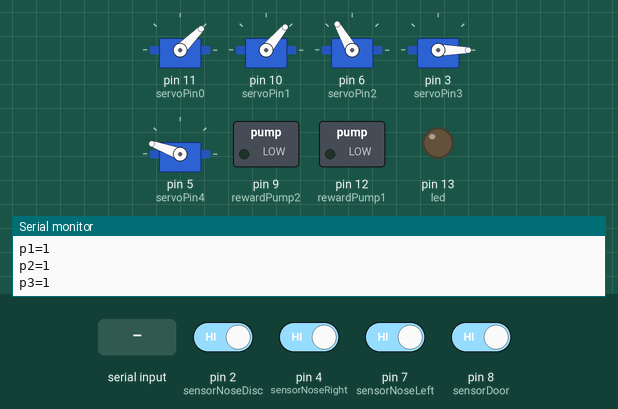
Bench run of a sketch on a simulated Arduino Uno, built with avr-gcc and run on an emulated ATmega328P. On the bench: 5 × servo, switched loads named in the sketch (green lamp = pin HIGH), output pins drawn as LEDs (lit = HIGH), the last lines printed to the serial monitor. Inputs (shaded band) come from the test bench; at power-on: pin 2 (sensorNoseDisc), pin 4 (sensorNoseRight), pin 7 (sensorNoseLeft), pin 8 (sensorDoor) HIGH.

Above: at 2.2 s.
2.3 s: "disc\n" received over Serial
At 2.81 s:
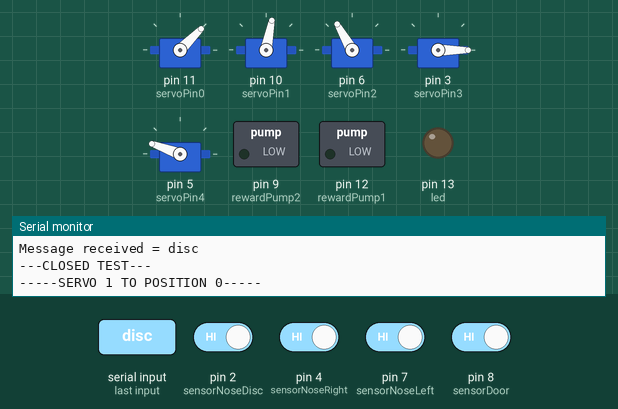
At 3.41 s:
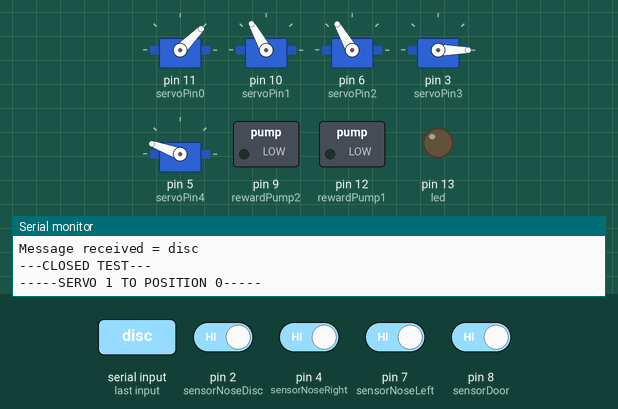
5.3 s: "disc,1\n" received over Serial
At 6.7 s:
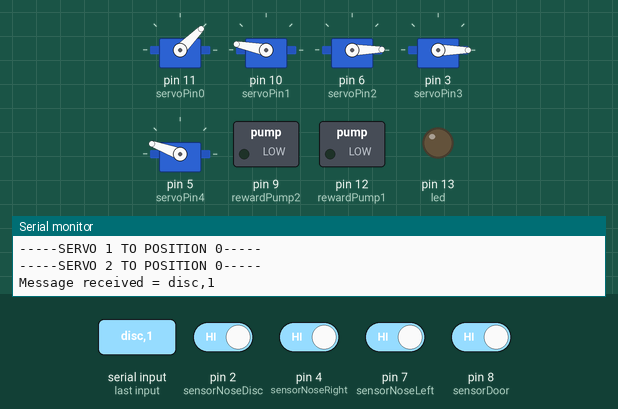
7.4 s: "90,45,200\n" received over Serial
Timing chart, 0 to 10.4 s (numbered marks = the images above; inputs shaded):
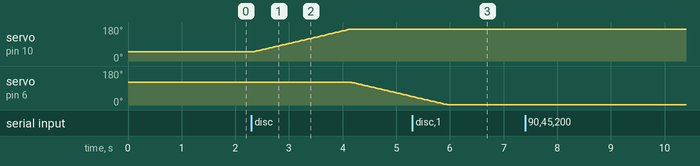

The sketch:

behavior_box.ino
```cpp
#include <Servo.h>
#include <Thread.h>
#include <ThreadController.h>

const unsigned int MAX_MESSAGE_LENGTH = 12; //Maximun lenght of incoming message from USB

const int servoPin0 = 11; //Digital pin of servo 0 (Door Servo)
const int servoPin1 = 10; //Digital pin of servo 1 (Discrimination Servo Left)
const int servoPin2 = 6;  //Digital pin of servo 2 (Discrimination Servo Right)
const int servoPin3 = 3;  //Digital pin of servo 3 (Left Reward Servo)
const int servoPin4 = 5;  //Digital pin of servo 4 (Right Reward Servo)
const int rewardPump1 = 12; //Pump relay of left reward
const int rewardPump2 = 9; //Pump relay of right reward
const int sensorNoseDisc = 2; //Nose Poke Discrimination Sensor pin
const int sensorNoseLeft = 7; //Nose Poke Left Reward pin
const int sensorNoseRight = 4; //Nose Poke Right Reward pin
const int sensorDoor = 8; //Door Sensor
const int led = 13; //Arduino Led for debug

const int delayReadSensor = 100; //Time in ms to update the sensor values
const int delaySendSerial = 200; //Time in ms to send serial information
const int delayReadSerial = 100; //Time in ms to verifyu and read Serial information

//Struct with all Servo information
struct servo_struct {
  Servo s; //Servo Object
  int pos_current; //Current Position of Servo
  int positions[3];//All precalculated servo positions (0 - Open, 1 - Close, 2 - Large)
};

//Create array of servo structs
struct servo_struct servos[5];

//Auxiliary Global variables
int pos_final, pos_random;
int p, i, j;
//Auxiliary Sensor Value variables
//int sensor_state;
int sensorNoseDiscValue = 0, sensorNoseLeftValue = 0, sensorNoseRightValue = 0, sensorDoorValue = 0;
int sensorNoseDiscValueLast = 2, sensorNoseLeftValueLast = 2, sensorNoseRightValueLast = 2, sensorDoorValueLast = 2;
int firstRead = 0;
int commandValue;
int intValue;
int delayRewardPump = 20; //Time in ms fo the reward pump activation

//Create a place to hold the incoming message
static char message[MAX_MESSAGE_LENGTH];
static unsigned int message_pos = 0;
char inByte;
String messageString;

//Initialize Threads
ThreadController control = ThreadController();
Thread readSensorsThread = Thread();
Thread sendSerialThread = Thread();
Thread readSerialThread = Thread();

//Function to be called with an interval to read the sensors regularly
void readSensors(){
  //Serial.println("-----READING SENSORS-----");
  firstRead = 1;
  sensorNoseLeftValue = digitalRead(sensorNoseLeft);
  sensorNoseRightValue = digitalRead(sensorNoseRight);
  sensorNoseDiscValue = digitalRead(sensorNoseDisc);
  sensorDoorValue = digitalRead(sensorDoor);
}

//Function to send Serial data to USB
void sendSerial(){
  if(firstRead){
    if(sensorNoseDiscValue != sensorNoseDiscValueLast){
      Serial.print("p0=");
      Serial.println(sensorNoseDiscValue);
      sensorNoseDiscValueLast = sensorNoseDiscValue;
    }
    if(sensorDoorValue != sensorDoorValueLast){
      Serial.print("p1=");
      Serial.println(sensorDoorValue);
      sensorDoorValueLast = sensorDoorValue;
    }
    if(sensorNoseLeftValue != sensorNoseLeftValueLast){
      Serial.print("p2=");
      Serial.println(sensorNoseLeftValue);
      sensorNoseLeftValueLast = sensorNoseLeftValue;
    }
    if(sensorNoseRightValue != sensorNoseRightValueLast){
      Serial.print("p3=");
      Serial.println(sensorNoseRightValue);
      sensorNoseRightValueLast = sensorNoseRightValue;
    }
  }
}

//Function to read Serial data from USB
//Commands: (disc=0, disc=1, disc=2), sX=0, sX=1, Where X=0 to 4. Ex: s0=0
void readSerial(){
  //Serial.println("#####READING INFORMATION#####");
  while(Serial.available() > 0){
    //Read the next available byte in the serial receive buffer
    inByte = Serial.read();
    if (inByte != '\n' && (message_pos < MAX_MESSAGE_LENGTH - 1)){
      //Add the incoming byte to our message
      message[message_pos] = inByte;
      message_pos++;
    }
    //Full message received...
    else
    {
      //Add null character to string
      message[message_pos] = '\0';

      //Print the message (or do other things)
      //Or convert to integer and print
      //int number = atoi(message);
      Serial.print("Message received = ");
      Serial.println(message);
      //Apply commands received from USB
      //Divide char array into two strings delimited by '='
      char * command = strtok(message, "=");
      char * value = strtok(NULL, "=");
      char * value2 = strtok(NULL, "\n");
      //Transform char array into integer
      sscanf(value, "%d", &intValue);
      if(strcmp(command,"disc") == 0){
        position_disc(intValue);
        // Serial.print("Disc Wall = ");
        // Serial.println(intValue);

      } else if (command[0] == 's'){
        //'s' command stands for servo
        //Transform single char into integer
        commandValue = command[1] - '0';
        position_servo(commandValue, intValue);
        // Serial.print("Servo ");
        // Serial.print(commandValue);
        // Serial.print(" to position ");
        // Serial.println(intValue);
      } else if (command[0] == 'p'){
        //'p' command stands for pump
        sscanf(value2, "%d", &delayRewardPump);
        // Serial.print("Value = ");
        // Serial.println(value2);
        // Serial.print("DelayPump = ");
        // Serial.println(delayRewardPump);
        activate_pump(intValue);
      } else if (command[0] == 'r'){
        //'r' command stands for reward
        reward(intValue);

      }

      //Reset for the next message
      message_pos = 0;
   }
  }
}

//Function to position any servo to pre-calculated positions
void position_servo(int serv, int pos){
  Serial.print("-----SERVO ");
  Serial.print(serv);
  Serial.print(" TO POSITION ");
  Serial.print(pos);
  Serial.println("-----");
  pos_final = servos[serv].positions[pos];
  if(servos[serv].pos_current < pos_final){
    for(p = servos[serv].pos_current; p < pos_final; p++){
      servos[serv].s.write(p);
      delay(15);
    }
    servos[serv].pos_current = p;
  }else{
    for(p = servos[serv].pos_current; p > pos_final; p--){
      servos[serv].s.write(p);
      delay(15);
    }
    servos[serv].pos_current = p;
  }
}

void activate_pump(int pump){
  if(pump == 1){
    Serial.println("---LEFT PUMP---");
    digitalWrite(rewardPump1, HIGH);
    delay(delayRewardPump);
    digitalWrite(rewardPump1, LOW);
  } else if(pump == 2){
    Serial.println("---RIGHT PUMP---");
    digitalWrite(rewardPump2, HIGH);
    delay(delayRewardPump);
    digitalWrite(rewardPump2, LOW);
  }
}

//Position both discrimination servos to 0 - Closed, 1 - Wide, 2 - Open
void position_disc(int pos){
  if (pos == 0){ // Closed position
    Serial.println("---CLOSED TEST---");
    position_servo(1, 0);
    position_servo(2, 0);
  }else if(pos == 1){
    Serial.println("---WIDE TEST---");
    position_servo(1, 2);
    position_servo(2, 2);
  }else if(pos == 2){
    Serial.println("---OPEN TEST---");
    position_servo(1, 1);
    position_servo(2, 1);
  }


}

//Function to reward
void reward(int value){
  if(value == 1){
    Serial.println("-----REWARDING LEFT-----");
    position_servo(3, 1);
    activate_pump(1);
    delay(1000);
    position_servo(3, 0);
  } else if (value == 2){
    Serial.println("-----REWARDING RIGHT-----");
    position_servo(4, 1);
    activate_pump(2);
    delay(1000);
    position_servo(4, 0);
  }
}

//Function to open the main door
void open_door(){
  Serial.println("---DOOR OPEN---");
  position_servo(0, 1);
}

//Function to close main door
void close_door(){
  Serial.println("---DOOR CLOSED---");
  position_servo(0, 0);
}

void setup (){
  Serial.begin(9600); //Initialize Serial communication
  Serial.println("-----INITIALIZING SERVO VARIABLES-----");
  //Initialize servo struct values (Try and error for each servo)
  delay(1000);
  //Initializing Door Servo
  servos[0].pos_current = 45; //Variable for current position
  servos[0].positions[0] = 45; //Open Position
  servos[0].positions[1] = 165; //Closed Position
  servos[0].positions[2] = 45; //Large Position
  servos[0].s.attach(servoPin0); //Attach Servo pin to the Servo Object
  servos[0].s.write(servos[0].pos_current); //Write to initial Position
  //Initializing First Discrimination Servo
  servos[1].pos_current = 50;
  servos[1].positions[0] = 170;
  servos[1].positions[1] = 50;
  servos[1].positions[2] = 95;
  servos[1].s.attach(servoPin1);
  servos[1].s.write(servos[1].pos_current);
  //Initializing Second Discrimination Servo
  servos[2].pos_current = 120;
  servos[2].positions[0] = 0;
  servos[2].positions[1] = 120;
  servos[2].positions[2] = 75;
  servos[2].s.attach(servoPin2);
  servos[2].s.write(servos[2].pos_current);
  //Initializing Left Reward Servo
  servos[3].pos_current = 0;
  servos[3].positions[0] = 0;
  servos[3].positions[1] = 160;
  servos[3].positions[2] = 75;
  servos[3].s.attach(servoPin3);
  servos[3].s.write(servos[3].pos_current);
  //Initializing Right Reward Servo
  servos[4].pos_current = 160;
  servos[4].positions[0] = 160;
  servos[4].positions[1] = 0;
  servos[4].positions[2] = 75;
  servos[4].s.attach(servoPin4);
  servos[4].s.write(servos[4].pos_current);

  //Initialize Digital pins
  Serial.println("-----INITIALIZING PIN VARIABLES-----");
  pinMode(sensorNoseDisc, INPUT); //Define sensor pin as a digital input
  digitalWrite(sensorNoseDisc, HIGH); //Activate digital pullup
  pinMode(sensorNoseLeft, INPUT);
  digitalWrite(sensorNoseLeft, HIGH);
  pinMode(sensorNoseRight, INPUT);
  digitalWrite(sensorNoseRight, HIGH);
  pinMode(sensorDoor, INPUT);
  digitalWrite(sensorDoor, HIGH);
  pinMode(led, OUTPUT);
  pinMode(rewardPump1, OUTPUT);
  digitalWrite(rewardPump1, LOW);
  pinMode(rewardPump2, OUTPUT);
  digitalWrite(rewardPump2, LOW);
  //Initialize Threads
  Serial.println("-----INITIALIZING THREADS-----");
  readSensorsThread.onRun(readSensors);
  readSensorsThread.setInterval(delayReadSensor);
  sendSerialThread.onRun(sendSerial);
  sendSerialThread.setInterval(delaySendSerial);
  readSerialThread.onRun(readSerial);
  readSerialThread.setInterval(delayReadSerial);
  control.add(&readSensorsThread);
  control.add(&sendSerialThread);
  control.add(&readSerialThread);
}

void loop(){
  control.run();
}
```

Measured:
- after the input at 2.3 s, servo on pin 10 (servoPin1): moves from 50° to 169° over 1.8 s, starting after 0.06 s; servo on pin 6 (servoPin2): moves from 120° to 45° over 1.1 s, starting after 1.9 s
